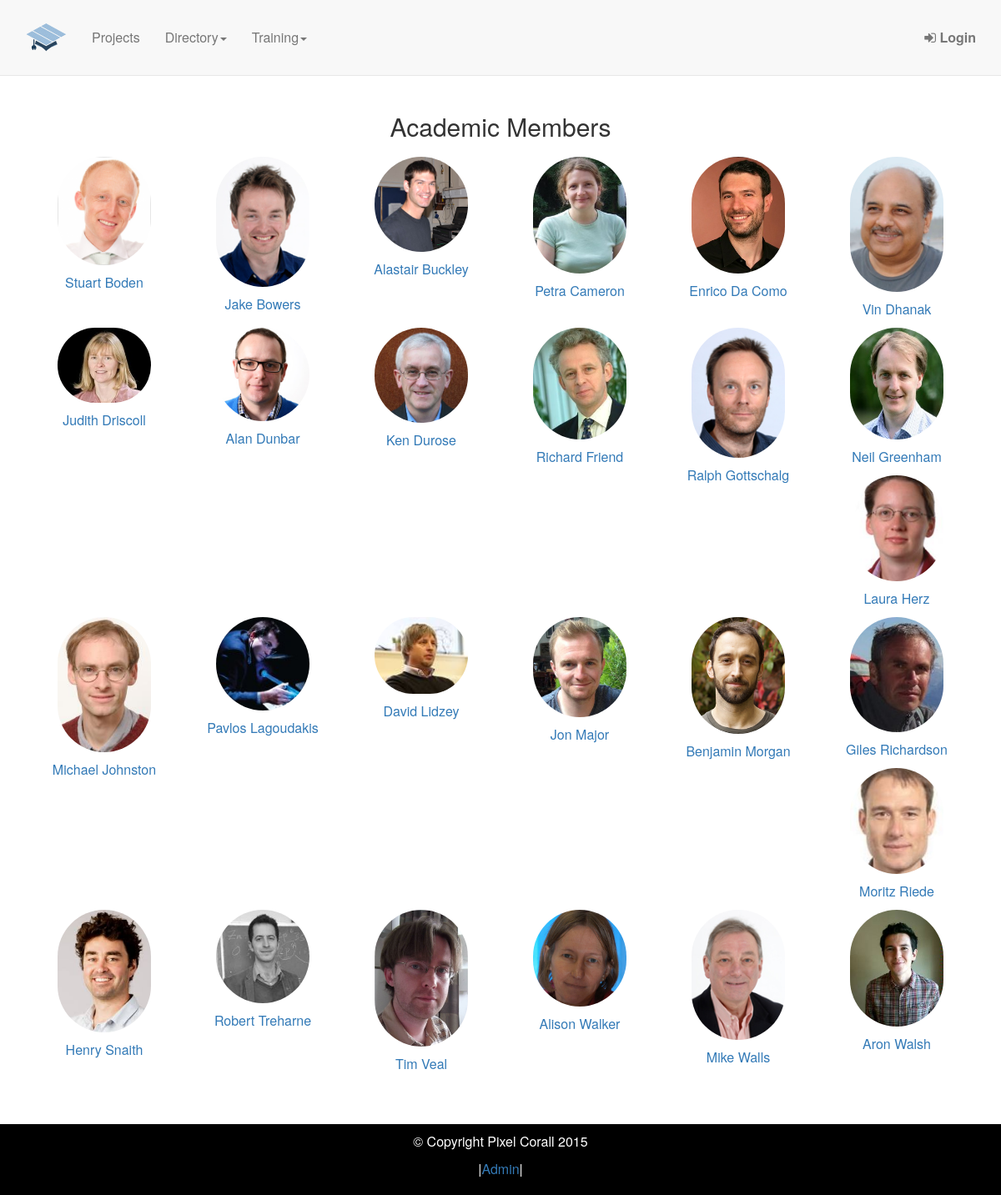
/directory/academics/, run on the app's committed database.
### profiles/models.py (models this page shows, shortened)
class Academic(models.Model):
    user = models.ForeignKey(User, blank=True, null=True)
    title = models.CharField(max_length=5)
    role = models.CharField(max_length= 50)
    first_name = models.CharField(max_length=128)
    last_name = models.CharField(max_length=128)
    affiliation = models.ForeignKey(Partner)
    bio = models.TextField(max_length=2000, blank=True)
    pic = ImageField(upload_to='academic_images', default='static/img/avatar.png')
    url = models.URLField(blank=True)
    twitter = models.URLField(blank=True)
    linkedIn = models.URLField(blank=True)

### cdtpv/views.py (the view)
# urls.py: url(r'^directory/academics/', 'cdtpv.views.academics', name='academics'),
def academics(request):
    academics = Academic.objects.order_by('last_name')[:]
    return render(request, 'academics.html', {'academics': academics})

### templates/academics.html
{% extends 'base.html' %}
{% load thumbnail %}
{% block content %}
<div style="padding-top: 50px;">
	<section  class="cohort-section">
        <div class="container">
            <div class="row">
                <div class="col-lg-12">
					<h2>Academic Members</h2>
					{% for academic in academics %}
					<a href="/user/profile/academic/{{academic.id}}/">
						<div style="min-height: 110px;" class="col-md-2 col-sm-3 col-xs-4">
							{% thumbnail academic.pic "150x150" crop="center" as im %}
							<img class="profile-pic" src="{{im.url}}" name="{{academic.first_name}} {{academic.last_name}}">
							<p>{{academic.first_name}} {{academic.last_name}}</p>
							{% endthumbnail %}
						</div>
				    </a>
					{% endfor %}
				</div>
			</div>
		</div>
	</section>
</div>
{% endblock %}

### static/css/scrolling-nav.css (style rules this page uses)
body { width: 100%; height: 100%; }
html { width: 100%; height: 100%; }

### static/css/main.css (style rules this page uses)
h2 { margin-bottom: 20px }
.profile-pic { width: 70%; margin-bottom: 10px; border-radius: 150px; -webkit-border-radius: 150px; -moz-border-radius: 150px; }
.cohort-section { padding-top: 15px; text-align:center; padding-bottom: 50px; }
body { padding-top:50px; text-align:justify; font-size: 1.6em; }

### static/css/modern-business.css (style rules this page uses)
html, body { height: 100%; }
body { padding-top: 50px; }

### data on the page
Academic: shows a picture, first_name "Stuart", last_name "Boden"
Academic: first_name (picture), first_name "Jake", last_name "Bowers"
Academic: shows a picture, first_name "Alastair", last_name "Buckley"
Academic: shows a picture, first_name "Petra", last_name "Cameron"
Academic: shows a picture, first_name "Enrico", last_name "Da Como"
Academic: last_name (picture), first_name "Vin", last_name "Dhanak"
Academic: shows a picture, first_name "Judith", last_name "Driscoll"
Academic: shows a picture, first_name "Alan", last_name "Dunbar"
Academic: last_name (picture), first_name "Ken", last_name "Durose"
Academic: shows a picture, first_name "Richard", last_name "Friend"
Academic: first_name (picture), first_name "Ralph", last_name "Gottschalg"
Academic: shows a picture, first_name "Neil", last_name "Greenham"
Academic: first_name (picture), first_name "Laura", last_name "Herz"
Academic: first_name (picture), first_name "Michael", last_name "Johnston"
Academic: shows a picture, first_name "Pavlos", last_name "Lagoudakis"
Academic: shows a picture, first_name "David", last_name "Lidzey"
Academic: last_name (picture), first_name "Jon", last_name "Major"
Academic: shows a picture, first_name "Benjamin", last_name "Morgan"
Academic: first_name (picture), first_name "Giles", last_name "Richardson"
Academic: shows a picture, first_name "Moritz", last_name "Riede"
Academic: shows a picture, first_name "Henry", last_name "Snaith"
Academic: shows a picture, first_name "Robert", last_name "Treharne"
Academic: last_name (picture), first_name "Tim", last_name "Veal"
Academic: shows a picture, first_name "Alison", last_name "Walker"
Academic: first_name (picture), first_name "Mike", last_name "Walls"
Academic: shows a picture, first_name "Aron", last_name "Walsh"
